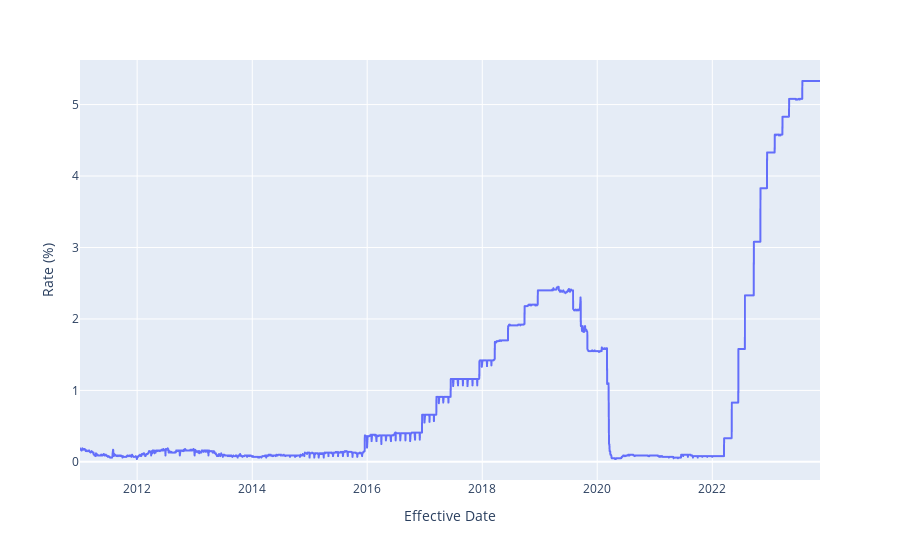

Write notebook code for a chart like this one.
### Code cell
fig = px.line(fedrate, x='Effective Date', y='Rate (%)')
fig.update
fig.show()

### Figure 1 — Plotly figure (JSON) as saved in the notebook; plotly's stock layout.template omitted (floating-point values rounded to 4 significant figures; data arrays with more than 128 entries replaced by an {"elided": "..."} marker saying what was removed)
{"data": [{"hovertemplate": "Effective Date=%{x}<br>Rate (%)=%{y}<extra></extra>", "legendgroup": "", "line": {"color": "#636efa", "dash": "solid"}, "marker": {"symbol": "circle"}, "mode": "lines", "name": "", "showlegend": false, "type": "scattergl", "x": {"elided": "3236 str values"}, "xaxis": "x", "y": {"elided": "3236 float values"}, "yaxis": "y"}], "layout": {"legend": {"tracegroupgap": 0}, "margin": {"t": 60}, "xaxis": {"anchor": "y", "domain": [0, 1], "title": {"text": "Effective Date"}}, "yaxis": {"anchor": "x", "domain": [0, 1], "title": {"text": "Rate (%)"}}}}
